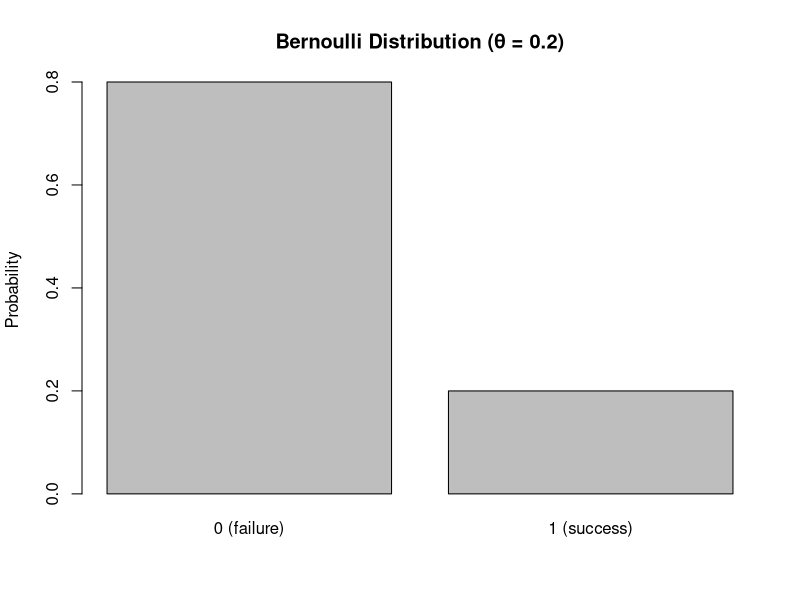
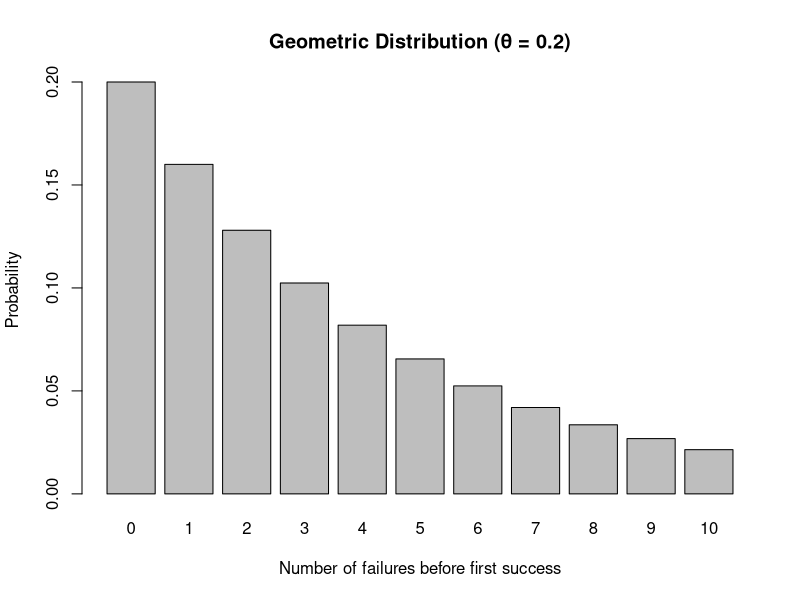

Generate these figures, in order, with R:
## ---- chunk 1
theta <- 0.2
# Simulate the outcome (0 = not survive, 1 = survive)
result <- rbinom(n = 1, size = 1, prob = theta)
cat("Did the bacterium survive? (1 = Yes, 0 = No):", result, "\n")
## ---- chunk 2
theta <- 0.2
results <- rbinom(n = 10, size = 1, prob = theta)
cat("Survival outcomes of 10 bacteria:", results, "\n")
## ---- chunk 3
theta <- 0.2
barplot(
  height = c(1-theta, theta),
  names.arg = c("0 (failure)", "1 (success)"),
  ylab = "Probability",
  main = "Bernoulli Distribution (θ = 0.2)"
)
## ---- chunk 4
theta <- 0.2
# Simulate the number of failures before the first success
failures_before_success <- rgeom(n = 1, prob = theta)
cat("Number of failures before first competent bacterium:", failures_before_success, "\n")
## ---- chunk 5
theta <- 0.2
failures_list <- rgeom(n = 10, prob = theta)
cat("Failures before first competent bacterium in 10 experiments:", failures_list, "\n")
## ---- chunk 6
theta <- 0.2
y_vals <- 0:10
pmf_vals <- dgeom(y_vals, prob = theta)
barplot(
  pmf_vals,
  names.arg = y_vals,
  xlab = "Number of failures before first success",
  ylab = "Probability",
  main = "Geometric Distribution (θ = 0.2)"
)
